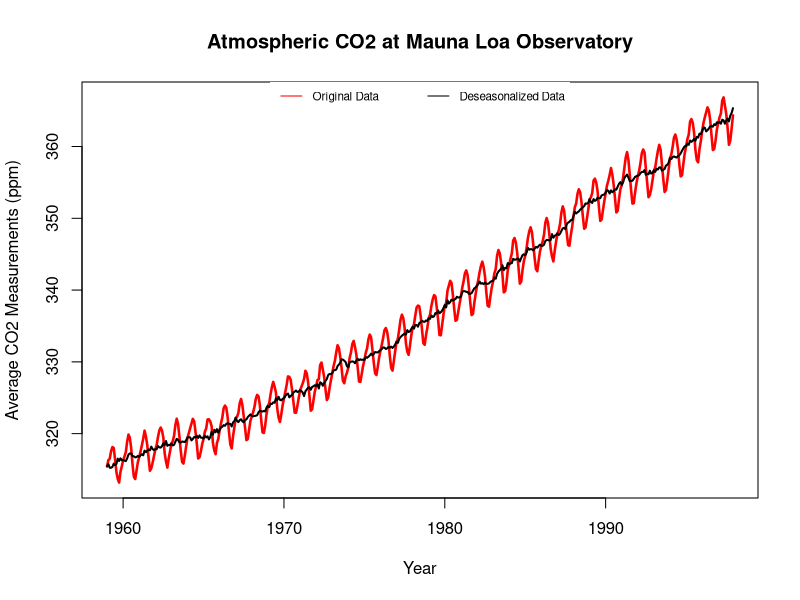

Generate this figure with R:
# Exercise 3.1.1
# Name: Rini Gupta
# Date: 4/28/2021
# Worked with Jacinta Das, Kimya Shirazi 
# Will update this file with 3.1.2 and 3.1.3 

install.packages('forecast')
install.packages('ggplot2')

library(forecast)
library(ggplot2)

de_c <- stl(log(co2), s.window="periodic")
ap_sa <- exp(seasadj(de_c))

options(repr.plot.width=10, repr.plot.height=8, repr.plot.res = 125)
plot(co2, col = 'red', lwd = 2.5, xlab = 'Year', ylab = 'Average CO2 Measurements (ppm)', main = 'Atmospheric CO2 at Mauna Loa Observatory')
lines(ap_sa, lwd = 2)
legend("top", legend=c("Original Data", "Deseasonalized Data"),
       col=c("red", "black"), lty=1:1, cex = .7, horiz=TRUE, box.lty=0)

## References
#R: Deseasonalizing a time series* [Online forum post]. (2016, October 27). Stack Overflow. https://stackoverflow.com/questions/40307454/r-deseasonalizing-a-time-series 